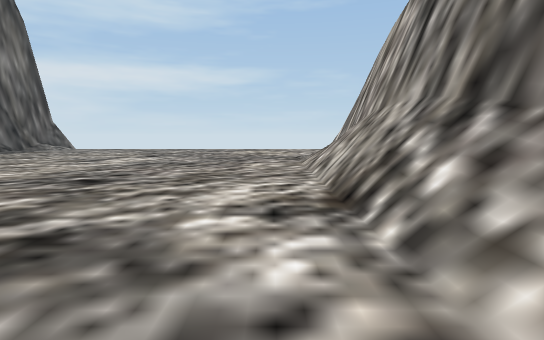
[1] (above)

20 first-person views from a walk through a Unity game level. The camera is 1.2 m above the floor, tilts 6° down and sees 80° across. The floor is counted in squares, 2 m on a side. Each view is taken from the middle of a square. On the plan, view 1 faces up. The plan holds only what a view shows up to about 10 squares ahead; the rest is blank. The place goes on beyond the plan.

[2]
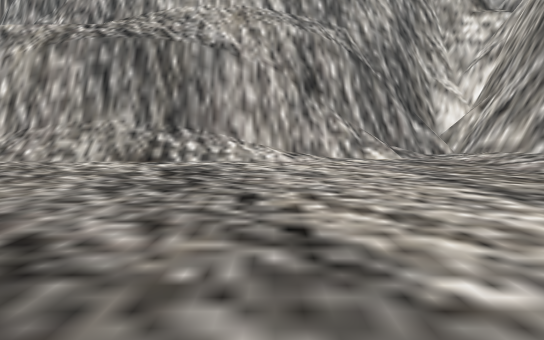

[3]
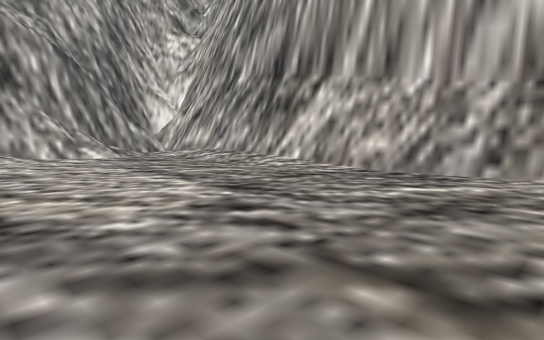

[4]
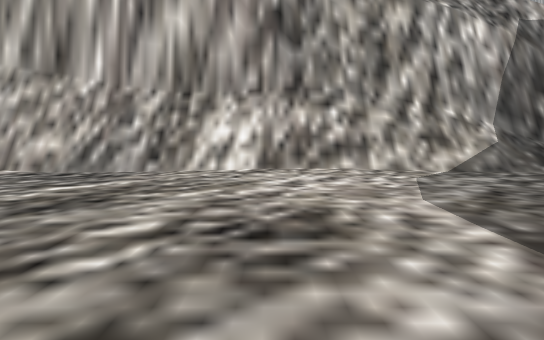

[5]
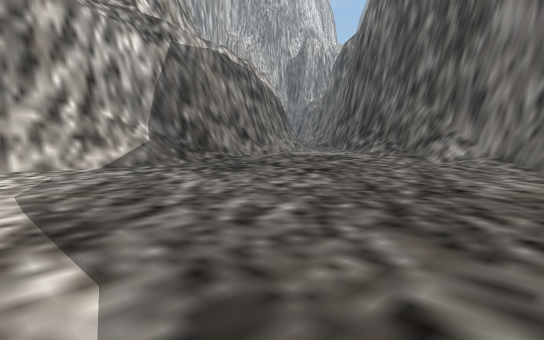

[6]
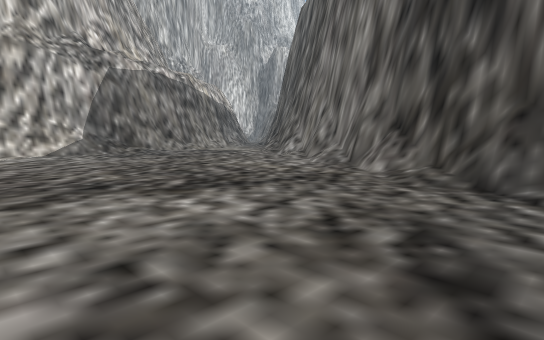

[7]
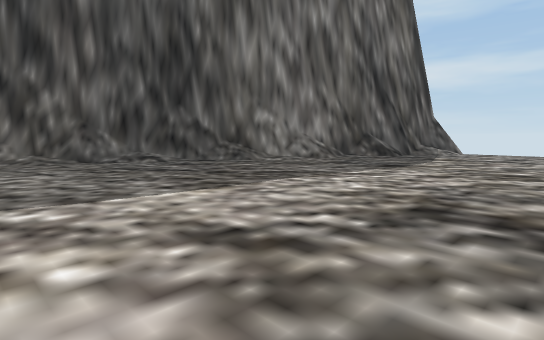

[8]
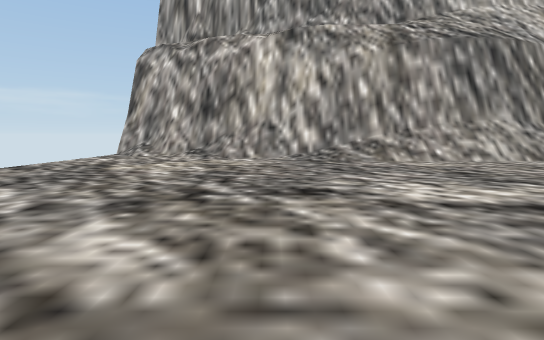

[9]
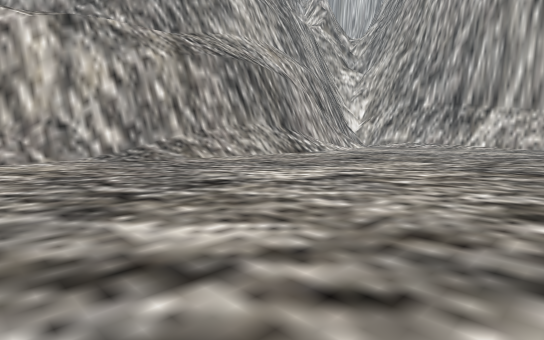

[10]
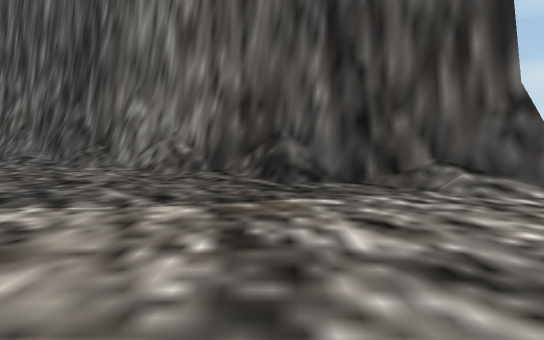

[11]
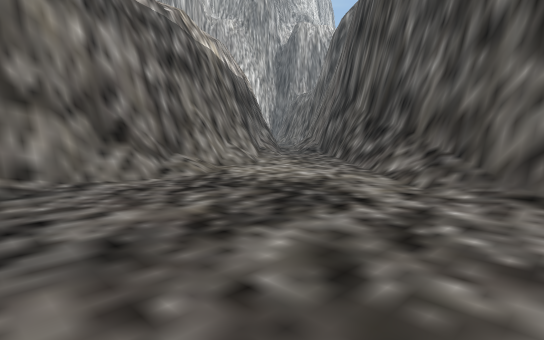

[12]
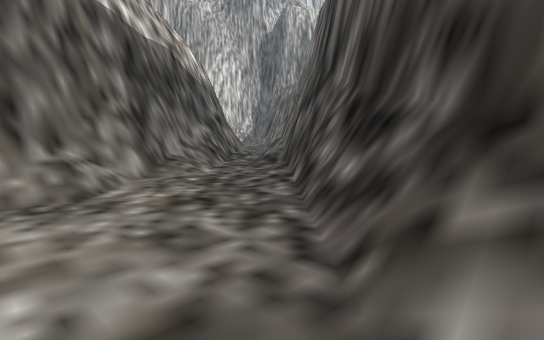

[13]
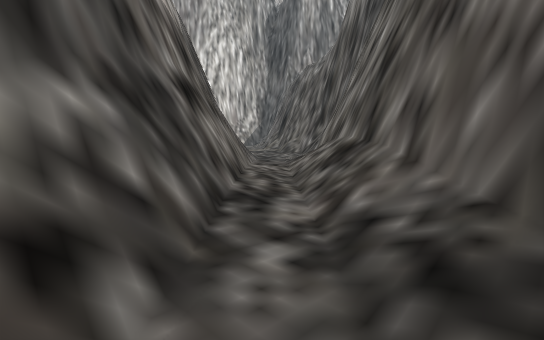

[14]
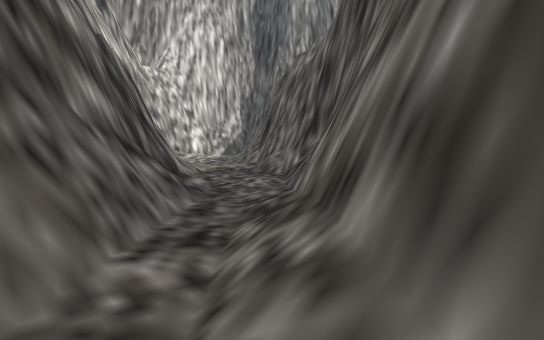

[15]
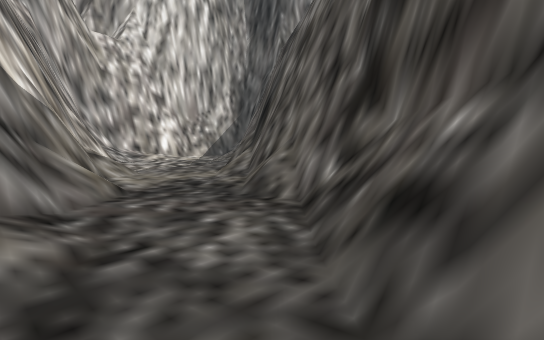

[16]
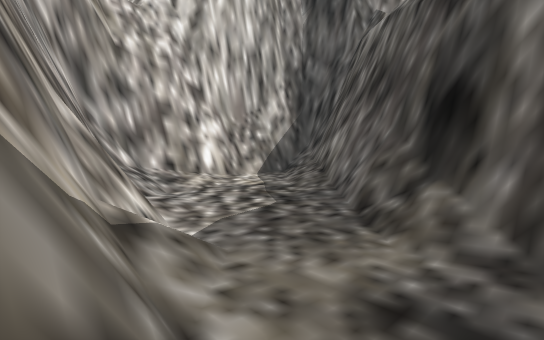

[17]
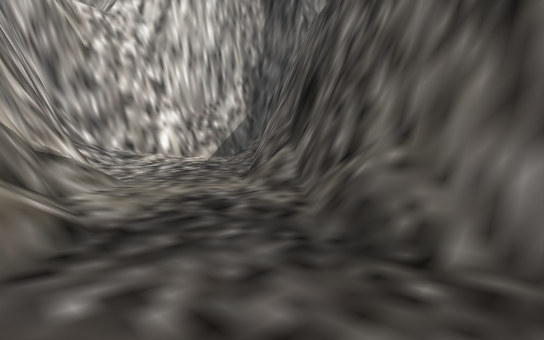

[18]
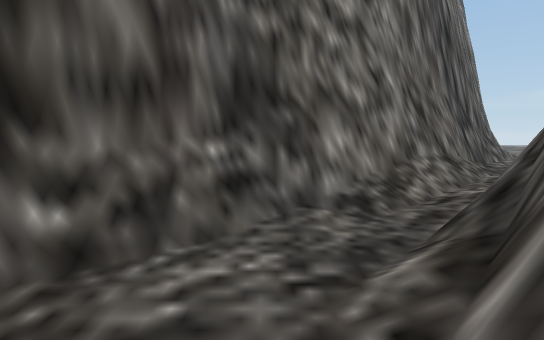

[19]
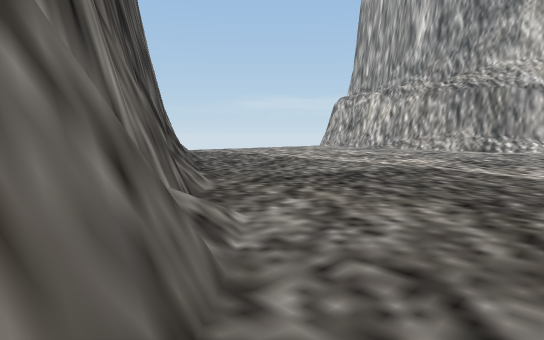

[20]
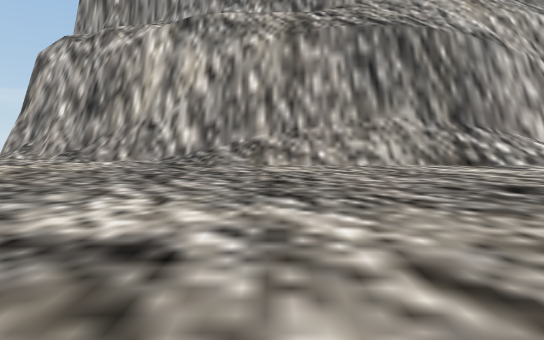

### Floor plan
Key: @ floor where view 1 was taken; # wall or solid block; . floor; / step, stairs or slope; = window, fence, low wall or low ledge.
Columns run from 37 left of view 1 to 4 right of it. Each row starts with its distance up from view 1.
 15                            #             #
 14                           ##...   ....../#
 13                           #/...  .......##
 12                          ##/.........../#
 11                          #/............/#
 10                         ##/............##
  9                         #/............/#
  8                        ##/............/#
  7                        #/............./#
  6                       ##............../#
  5                      ##/............../#
  4                      #/...............##
  3                     ##/...............=#
  2                     #/................/#
  1                    ##................./#
  0                   ##/................@/#
 -1                   #/................../#
 -2                  ##/...................##
 -3                 ##/..................../#
 -4                 #/...................../#
 -5                ##.................//////#
 -6               ##......//#################
 -7              ##/.../#####
 -8             ##/../###
 -9            ##/./###
-10           ##/.###
-11          ##//##
-12         ##//##
-13        ##//##
-14       ##/.##
-15      ##/.##
-16     ##../#
-17     #/./##
-18    ##../#
-19    #/./##
-20   ##../#
-21  ##/..##
-22 ##/../#
-23 #/.../#
-24 #######

Where each view was taken, in squares from view 1:
view 1: 0 up, 0 right, facing up
view 2: 0 up, 7 left, facing right
view 3: 0 up, 8 left, facing down-right
view 4: 0 up, 9 left, facing down
view 5: 1 up, 10 left, facing down-left
view 6: 6 up, 10 left, facing down-left
view 7: 3 up, 6 left, facing up-left
view 8: 10 up, 7 left, facing right
view 9: 12 up, 7 left, facing down-right
view 10: 12 up, 6 left, facing left
view 11: 2 down, 15 left, facing down-left
view 12: 4 down, 19 left, facing down-left
view 13: 9 down, 23 left, facing down-left
view 14: 11 down, 26 left, facing down-left
view 15: 14 down, 29 left, facing down-left
view 16: 18 down, 30 left, facing down-left
view 17: 16 down, 30 left, facing down-left
view 18: 18 down, 30 left, facing up
view 19: 1 down, 18 left, facing up-right
view 20: 7 up, 6 left, facing right
